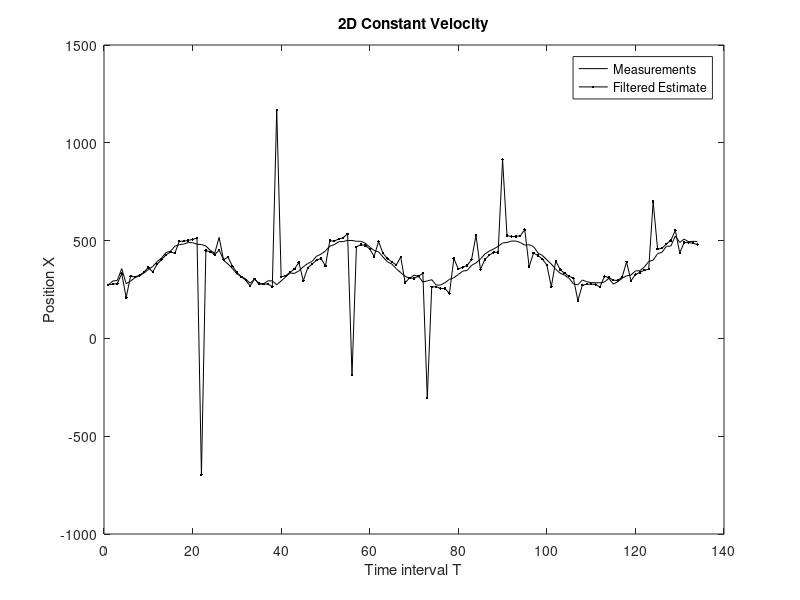
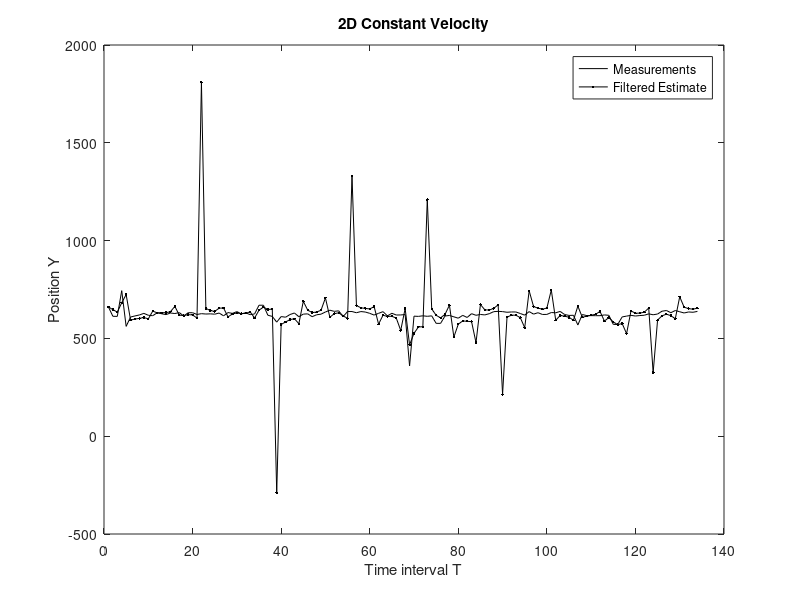

MATLAB code to generate these figures, in order:
% Harshal Varpe
% ECE 8540
% Lab 4 -  Kalman Filter

clear all
clc
%% Read data files
data_2d = importdata('2D-UWB-data.txt');

%%Part 1 - 1D data
T = 1; % time interval of 1 second
phi = [1 0 T 0;0 1 0 T; 0 0 1 0;0 0 0 1]; % State transition matrix

Q = [0 0 0 0;0 0 0 0;
    0 0 0.1 1; 0 0 1 0.1] ; % Dynamic Noise covariance

R = [10 0; 0 10] ; % Measurement noise
M = [1 0 0 0; 0 1 0 0]; % Observation Matrix

X_p = [data_2d(1,1);data_2d(1,2);0;0]; % Previous state matrix / initial state matrix
S_p = eye(4); % state covariance
plt_data = zeros(length(data_2d(:,1)),2); % output data

for t = 1:1:length(data_2d(:,1))
    Yt(1,1) = data_2d(t,1);
    Yt(2,1) = data_2d(t,2);
    X_n = phi * X_p ;
    S_n = (phi * S_p * phi') + Q ;
    Kt = S_n * M'/((M*S_n*M')+ R);
    X_p = X_n + Kt * (Yt - M*X_n);
    S_p = (eye(4) - Kt*M) * S_n ;
    plt_data(t,1) = X_p(1,1);
    plt_data(t,2) = X_p(2,1);
end
% 
figure
plot((1:length(data_2d(:,1))),data_2d(:,1),'k')
hold on;
plot((1:length(data_2d)),plt_data(:,1) , 'k.-','linewidth',0.5)
% axis([20 50 270 320])
xlabel("Time interval T");
ylabel("Position X");
legend("Measurements","Filtered Estimate");
title("2D Constant Velocity")


figure
plot((1:length(data_2d(:,1))),data_2d(:,2),'k')
hold on;
plot((1:length(data_2d)),plt_data(:,2) , 'k.-','linewidth',0.5)
% axis([10 30 600 650])
xlabel("Time interval T");
ylabel("Position Y");
legend("Measurements","Filtered Estimate");
title("2D Constant Velocity")




